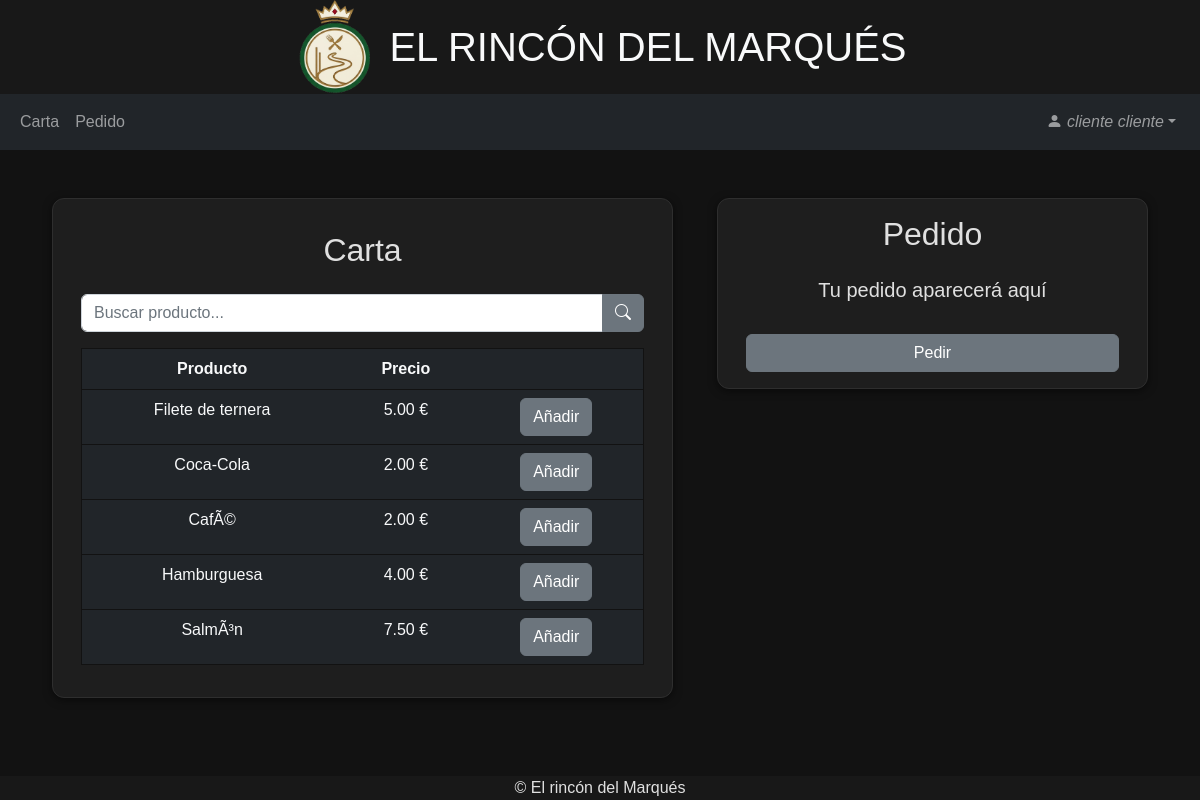
Page /cliente/carta.php (signed in) on the earlier database version.
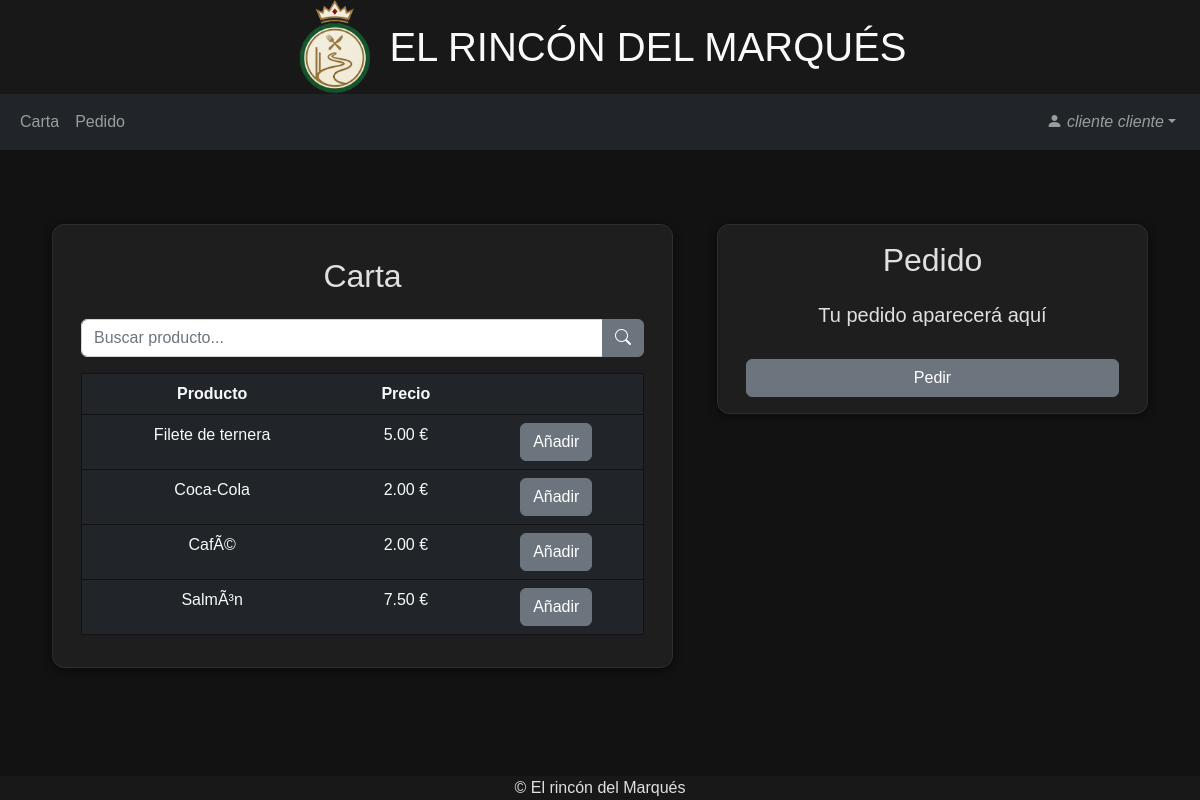
Same page on the later database version.
### tables this page shows
CREATE TABLE `producto` (
  `id` int(11) NOT NULL,
  `nombre` varchar(255) NOT NULL,
  `precio` decimal(10,2) NOT NULL,
  `stock` int(11) NOT NULL,
  `estado` int(11) NOT NULL COMMENT '0-Normal 1-Deshabilitado',
  `categoria` int(11) NOT NULL
);

### cliente/carta.php (the view, shortened to what this page needs)
<?php
include("ocuparMesa.php");
?>
<?php
include("../head.php");
?>
<body>
    <?php
    include("../header.php");
    ?>
    <?php
    include("navbarCliente.php");
    ?>
    <section class="d-flex align-items-center">
        <div class="container mt-5">
            <div class="row justify-content-center">
                <div class="col col-lg-7 col-xl-7 mb-3">
                    <div class="row justify-content-center caja text-center p-3">
                        <div class="col-12 mt-3 mb-3">
                            <h2>Carta</h2>
                        </div>
                        <form action="" method='POST'>
                            <div class="col-12 mb-3 input-group">
                                <input type="text" name="producto" id="producto" class="form-control" placeholder="Buscar producto..." value="">
                                <button type="submit" class="btn btn-secondary"><i class="bi bi-search"></i></button>
                            </div>
                        </form>
                        <div class="col-12">
                            <table class="table tabla table-dark text-light">
                                <tr>
                                    <th>Producto</th>
                                    <th>Precio</th>
                                    <th></th>
                                </tr>
                                <?php
                                include("../conexion.php");
                                if (isset($_POST['producto'])) {
                                    $producto = $_POST['producto'];
                                    $consulta = "SELECT * FROM producto WHERE NOT stock=0 AND NOT estado=1 AND nombre LIKE '%$producto%'";
                                } else {
                                    $consulta = "SELECT * FROM producto WHERE NOT stock=0 AND NOT estado=1";
                                }
                                $result = mysqli_query($conn, $consulta);
                                while ($row = mysqli_fetch_assoc($result)) {
                                    $nombre = $row['nombre'];
                                    $precio = $row['precio'];
                                    $id = $row['id'];
                                    echo ("
                                    <form method='POST' action='anadirProducto.php'>
                                    <tr>
                                    <td>$nombre</td>
                                    <input type='hidden' name='producto' value='$id'>
                                    <td>$precio €</td>
                                    <td><button type='submit' class='btn btn-secondary'>Añadir</button></td>
                                    </tr>
                                    </form>
                                    ");
                                }
                                ?>
                            </table>
                        </div>
                    </div>
                </div>
                <div class="col-12 col-lg-5 mt-md-0">
                    <form class="row justify-content-center caja text-center p-3" action="pedir.php" method="POST">
                        <div class="col-12">
                            <h2 class="mb-4">Pedido</h2>
                            <?php
                            if (!isset($_SESSION['carrito']))
                                echo ("<h5>Tu pedido aparecerá aquí</h5>");
                            ?>
                            <div class="col-12">
                                <button type="submit" class="btn btn-secondary w-100 mt-3">Pedir</button>
                            </div>
                        </div>
                    </form>
                </div>
            </div>
        </div>
    </section>
    <?php
    include("../footer.php");
    ?>
</body>
</html>

### head.php (shortened to what this page needs)
<!DOCTYPE html>
<html lang="es">
<head>
    <link href="/Restaurante/Bootstrap/css/bootstrap.min.css" rel="stylesheet">
    <link rel="stylesheet" href="https://cdn.jsdelivr.net/npm/bootstrap-icons@1.7.1/font/bootstrap-icons.css">
    <link href="/Restaurante/styles.css" rel="stylesheet">
</head>

### header.php
<header>
    <div class="container-fluid text-center d-flex justify-content-center align-items-center">
        <img src="/Restaurante/img/icono.png" alt="" width="80px">
        <h1 class="text-light mb-0 ms-3">EL RINCÓN DEL MARQUÉS</h1>
    </div>
</header>

### cliente/navbarCliente.php (shortened to what this page needs)
<nav class="navbar navbar-expand navbar-dark bg-dark" id="main_navbar">
    <div class="container-fluid">
        <div class="collapse navbar-collapse" id="navbarSupportedContent">
            <ul class="navbar-nav">
                <li class="nav-item">
                    <a class="nav-link" href="carta.php" role="button">Carta</a>
                </li>
            </ul>
            <ul class="navbar-nav">
                <li class="nav-item">
                    <a class="nav-link" href="pedido.php" role="button">Pedido</a>
                </li>
            </ul>
            <ul class="navbar-nav ms-auto me-1">
                <li class="nav-item dropdown">
                    <a class="nav-link dropdown-toggle" href="#" role="button" data-bs-toggle="dropdown">
                        <i class="bi bi-person-fill"> <?php echo $_SESSION['name']; ?></a></i>
                </li>
            </ul>
        </div>
    </div>
</nav>

### footer.php
<div class="container-fluid">
    <footer class="row footer w-100">
        <div class="text-center">© El rincón del Marqués</div>
    </footer>
</div>

### styles.css (style rules this page uses)
body { font-family: Arial, sans-serif; color: #E0E0E0; background-color: #121212; }
section { min-height: 70vh; }
.caja { background-color: #1E1E1E; box-shadow: 0 2px 8px rgba(0,0,0,0.5); border: 1px solid #2E2E2E; border-radius: 12px; margin: 0px 10px; }
header { background-color: #181818; }
footer { position: fixed; bottom: 0; background-color: #181818; }
.tabla { border: 1px solid #121212; }

Differences in the rows shown:
no longer on this page (row edited): producto: nombre "Hamburguesa", precio "4.00"
